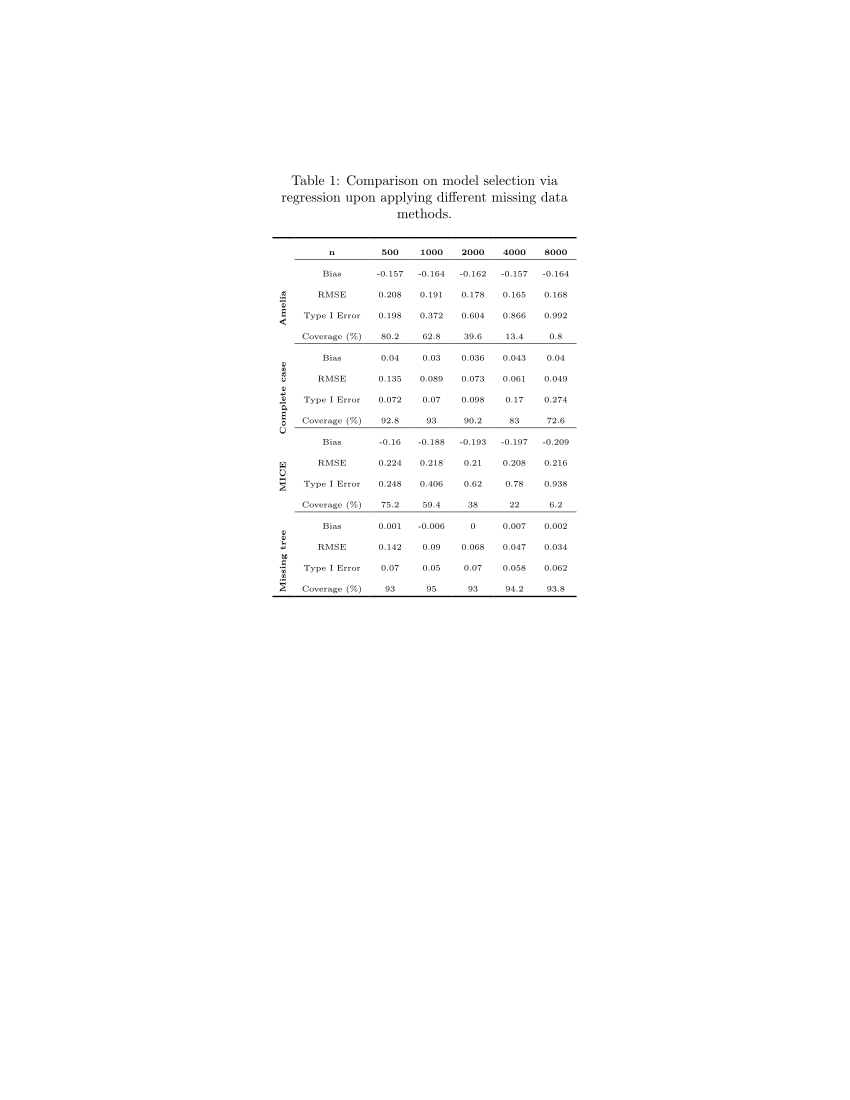

Write the R code that produced this figure.
library(tidyverse)
library(ggplot2)
library(huxtable)

load('Simulations/sim2/G1sub/results.Rdata')

N <- c(500, 1000, 2000, 4000, 8000)
nsim <- 500
true_beta1 <- 0  # True value of beta1 (X3 ⊥ X1 | X2)
alpha <- 0.05

# Initialize storage matrices for each metric and method
methods <- c("Amelia", "Complete case","MICE", "Missing tree")


# Calculate metrics for each method and sample size
summary_results <- list()

for (method in methods) {
  for (j in 1:length(N)) {
    n <- N[j]
    
    # Extract results for this method and sample size
    estimates <- results[[method]]$estimate[, j]
    ses <- results[[method]]$se[, j]
    ci_lowers <- results[[method]]$ci_lower[, j]
    ci_uppers <- results[[method]]$ci_upper[, j]
    p_values <- results[[method]]$p_value[, j]
    
    # Calculate metrics
    bias <- mean(estimates - true_beta1)
    rmse <- sqrt(mean((estimates - true_beta1)^2))
    type1_error <- mean(p_values < alpha)
    coverage <- mean(ci_lowers <= true_beta1 & ci_uppers >= true_beta1)
    
    # Store
    summary_results[[length(summary_results) + 1]] <- data.frame(
      Method = method,
      n = n,
      Bias = bias,
      RMSE = rmse,
      Type_I_Error = type1_error,
      Coverage = coverage*100,
      stringsAsFactors = FALSE
    )
  }
}

# Combine into one data frame
summary_df <- bind_rows(summary_results)

tab_data <- do.call(rbind, lapply(methods, function(x) {
  t(summary_df[summary_df$Method == x, 3:6])
}))

tab_data <- apply(tab_data, MARGIN=2, FUN=function(x) sprintf("%.3f", x))

tab_data

# make table
library(huxtable)
library(dplyr)
options(scipen = 999)

table1 <- as_hux(tab_data) %>% 
  insert_row("500","1000","2000","4000","8000", after = 0) %>% 
  insert_column(c("n",rep(c('Bias','RMSE','Type I Error','Coverage (%)'),4)), after = 0) %>%
  insert_column(c('','Amelia','','','','Complete case','','','','MICE','','','','Missing tree','','',''), after = 0) %>%
  merge_cells(2:5, 1) %>% 
  merge_cells(6:9, 1) %>%
  merge_cells(10:13, 1) %>%
  merge_cells(14:17, 1) %>%
  set_valign(c(2,6,10,14), col=1,"middle") %>% 
  set_rotation(c(2,6,10,14), 1, 90) %>% 
  set_align(col=1, everywhere, "left") %>%
  set_number_format(everywhere,everywhere, "%s") %>% 
  set_align(col=2:ncol(.),everywhere,"center") %>%
  set_all_padding(2)  %>%
  set_bold(1, everywhere) %>%
  set_bold(everywhere, 1) %>%
  set_top_border(row = c(2,6,10,14), col =2:ncol(.)) %>% 
  set_bottom_border(row = 1, col =2:ncol(.),brdr(0.4, "solid")) %>% 
  set_top_border(row=1,col=everywhere,brdr(1, "solid")) %>% set_bottom_border(row = nrow(.),col = everywhere,brdr(1, "solid")) %>%
  set_font_size(6) %>% 
  set_caption("Comparison on model selection via regression upon applying different missing data methods.")

table1
quick_latex(table1, file = "Simulations/sim2/G1sub/table.tex")
